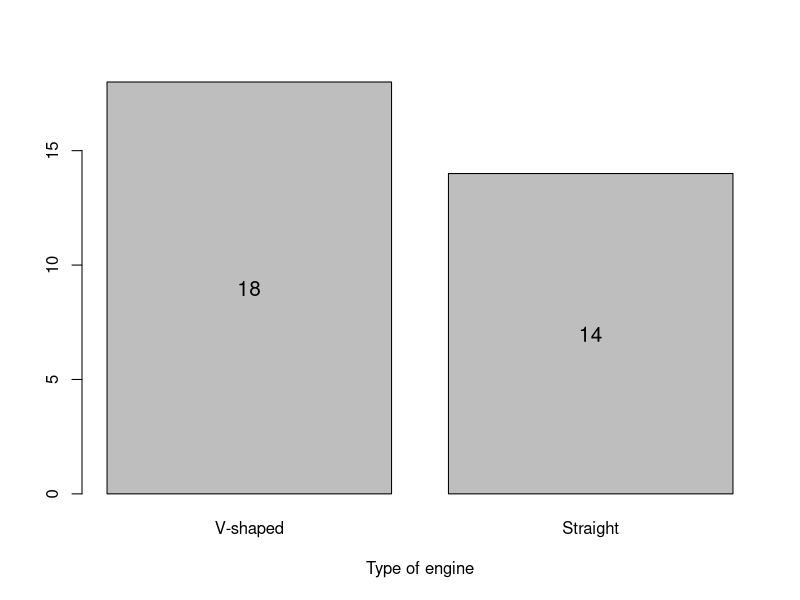
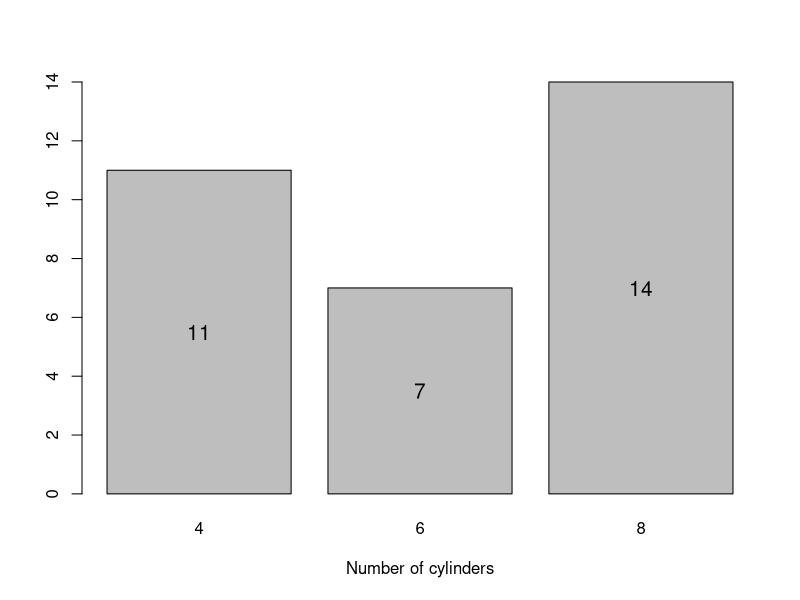
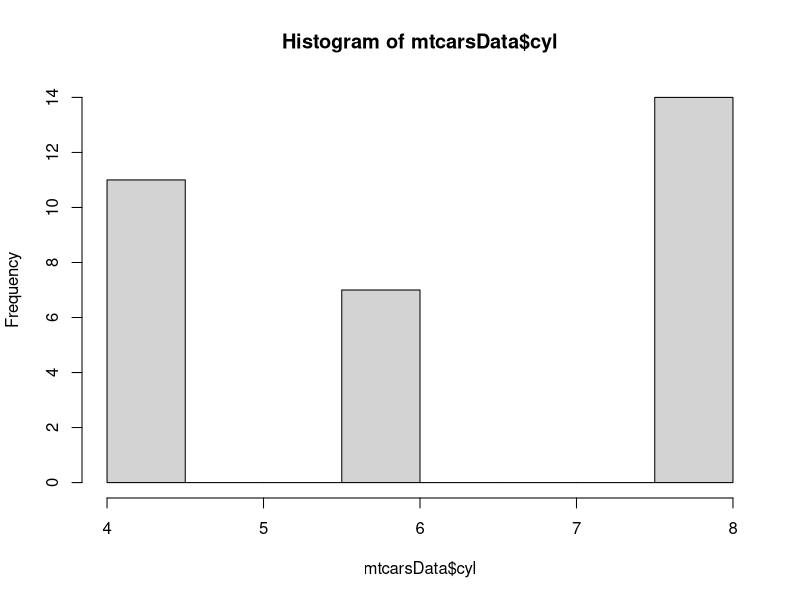
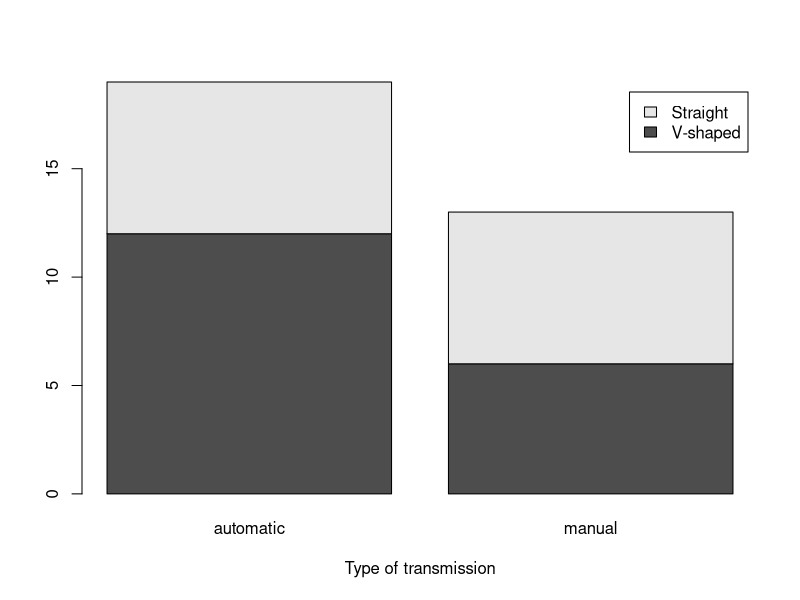

The R source for these figures, in order: (Note: this script raises an error after producing the figures.)
## ---- chunk 1
mtcarsData <- data.frame(mtcars)
mtcarsData$vs <- factor(mtcarsData$vs,levels=c(0,1),labels=c("V-shaped","Straight"))
mtcarsData$am <- factor(mtcarsData$am,levels=c(0,1),labels=c("automatic","manual"))
## ---- chunk 2
table(mtcarsData$vs)
table(mtcarsData$am)
## ---- chunk 3
table(mtcarsData$vs,mtcarsData$am)
## ---- chunk 4
setNames(mean(mtcarsData$mpg),"mean")
quantile(mtcarsData$mpg)
setNames(median(mtcarsData$mpg),"median")
## ---- chunk 5
timeDate::skewness(mtcarsData$mpg)
timeDate::kurtosis(mtcarsData$mpg)
## ---- chunk 6
summary(mtcarsData)
## ---- chunk 7
barplotVS <- barplot(table(mtcarsData$vs), xlab="Type of engine")
text(barplotVS,table(mtcarsData$vs)/2,table(mtcarsData$vs),cex=1.25)
## ---- chunk 8
barplotCYL <- barplot(table(mtcarsData$cyl), xlab="Number of cylinders")
text(barplotCYL,table(mtcarsData$cyl)/2,table(mtcarsData$cyl),cex=1.25)
## ---- chunk 9
hist(mtcarsData$cyl)
## ---- chunk 10
barplot(table(mtcarsData$vs,mtcarsData$am),
        xlab="Type of transmission", legend.text=levels(mtcarsData$vs))
## ---- chunk 11
tableplot(mtcarsData$vs,mtcarsData$am,
          xlab="Type of engine", ylab="Type of transmission")
## ---- chunk 12
tableplot(mtcarsData$cyl,mtcarsData$vs,
          xlab="Number of cylinders", ylab="Type of engine")
## ---- chunk 13
hist(mtcarsData$wt, xlab="Weight", main="", probability=TRUE)
lines(density(mtcarsData$wt), col="red")
## ---- chunk 14
boxplot(mtcarsData$wt, ylab="Weight")
points(mean(mtcarsData$wt),col="red", pch=16)
## ---- chunk 15
vioplot(mtcarsData$wt, ylab="Weight")
points(mean(mtcarsData$wt),col="red", pch=16)
## ---- chunk 16
qqnorm(mtcarsData$wt)
qqline(mtcarsData$wt)
## ---- chunk 17
plot(mtcarsData$wt, mtcarsData$mpg, xlab="Weight", ylab="Mileage")
lines(lowess(mtcarsData$wt, mtcarsData$mpg), col="red")
## ---- chunk 18
plot(mtcarsData$gear, mtcarsData$mpg, xlab="Number of gears", ylab="Mileage")
## ---- chunk 19
boxplot(mpg~gear, mtcarsData, xlab="Number of gears", ylab="Mileage")
points(tapply(mtcarsData$mpg, mtcarsData$gear, mean), col="red", pch=16)
## ---- chunk 20
vioplot(mpg~am, mtcarsData, xlab="Transmission type", ylab="Mileage")
points(tapply(mtcarsData$mpg, mtcarsData$am, mean), col="red", pch=16)
## ---- chunk 21
plot(mtcars)
## ---- chunk 22
spread(mtcarsData, lowess=TRUE)
